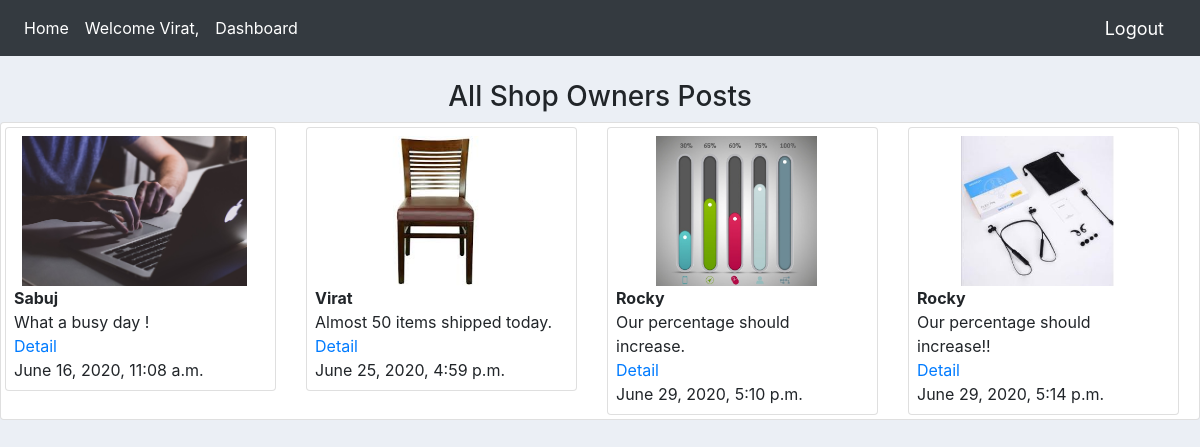
Screenshot of /shop_owners_forum/ (signed in) with the database file from the repository.
### ecmsapp/models.py (models this page shows, shortened)
class Shop_Owner_Post(models.Model):
    shop_owner = models.ForeignKey(Shop_Owner,null=True,on_delete=models.CASCADE)
    post = models.TextField(max_length=250,null=True)
    date_created = models.DateTimeField(auto_now_add=True)
    post_picutre = models.ImageField(null=True)

class Shop_Owner(models.Model):
    user = models.OneToOneField(User,null=True,blank=True,on_delete=models.CASCADE)
    name = models.CharField(max_length=128,null=True)
    phone = models.CharField(max_length=20,null=True)
    email = models.EmailField(max_length=128,null=True)
    prfile_pic = models.ImageField(default="profile1.png",null=True,blank=True)
    date_created = models.DateTimeField(auto_now_add=True)

### ecmsapp/views.py (the view)
# urls.py: path('shop_owners_forum/',views.shop_owners_forum,name='shop_owners_forum'),
@login_required(login_url='login')
def shop_owners_forum(request):
    Shop_Owner_Posts = Shop_Owner_Post.objects.all()
    return render(request,'ecmsapp/shop_owners_forum.html',{'Shop_Owner_Posts':Shop_Owner_Posts})

### ecmsapp/templates/ecmsapp/shop_owners_forum.html (shortened to what this page needs)
{% extends 'ecmsapp/main.html' %}
{% block content %}
<br>
<h3 class="text-center">All Shop Owners Posts</h3>
<div class="row ">
  <div class="card card-body pt-1 pl-1 pb-1">
    <div class="row">
      {% for Post in Shop_Owner_Posts %}
      {% if user.groups.all.0.name == "admin" %}
        <div class="col-md-3">
          <div class="card card-body  pt-2 pl-2 pb-2">
                <img class="post-pic" src="{{Post.post_picutre.url}}" alt="">
                <b>{{Post.shop_owner.name}}</b>
      {% elif request.user.username == Post.shop_owner.name %}
        <div class="col-md-3">
          <div class="card card-body  pt-2 pl-2 pb-2">
                <img class="post-pic" src="{{Post.post_picutre.url}}" alt="">
                <b>{{Post.shop_owner.name}}</b>
      {% else %}
        <div class="col-md-3">
          <div class="card card-body  pt-2 pl-2 pb-2">
                <img class="post-pic" src="{{Post.post_picutre.url}}" alt="">
                <b>{{Post.shop_owner.name}}</b>
      {% endif %}
                {{Post.post}}<br>
                <a href="{% url 'shop_owner_post_detail' Post.id %}">Detail</a>
                {{Post.date_created}}<br>
          </div>
        </div>
      {% endfor %}
</div>
{% endblock %}

### ecmsapp/templates/ecmsapp/navbar.html (shortened to what this page needs)
<nav class="navbar navbar-expand-lg navbar-dark bg-dark">
  <div class="collapse navbar-collapse" id="navbarNav">
    <ul class="navbar-nav">
      {% if request.user.is_authenticated %}
        <li class="nav-item active">
          <a class="nav-link" href="{% url 'home' %}">Home</a>
        </li>
        {% if user.groups.all.0.name == "admin" %}
          <li class="nav-item active">
            <a class="nav-link" >Welcome Admin,</a>
          </li>
          <li class="nav-item active">
            <a class="nav-link" href="{% url 'all_shops' %}" >All Shops</a>
          </li>
        {% else %}
          <li class="nav-item active">
            <a class="nav-link" >Welcome {{request.user}},</a>
          </li>
        {% endif %}
        {% if user.groups.all.0.name == "shop owner" %}
          <li class="nav-item active">
            <a class="nav-link" href="{% url 'shop_owner' request.user.shop_owner.id %}" >Dashboard</a>
          </li>
        {% endif %}
      {% else %}
        <li class="nav-item active">
          <a class="nav-link" href="{% url 'home' %}">Home</a>
        </li>
      {% endif %}
    </ul>
  </div>
  {% if request.user.is_authenticated %}
    <span ><a  class="hello-msg" href="{% url 'logout' %}">Logout</a></span>
  {% else %}
    <span ><a  class="hello-msg" href="{% url 'login' %}">Login</a></span>
    <span ><a  class="hello-msg" href="{% url 'register' %}">Sign Up</a></span>
  {% endif %}
</nav>

### static/css/main.css (style rules this page uses)
body { background-color: #ebeff5; }
html, body { height: 100%; width: 100%; margin: 0; padding: 0; }

### ecmsapp/templates/ecmsapp/navbar.html (style rules this page uses)
.hello-msg { font-size: 18px; color: #fff; margin-right: 20px; }

### ecmsapp/templates/ecmsapp/shop_owners_forum.html (style rules this page uses)
.post-pic { max-width: 250px; max-height:150px; margin: 0 auto; }

### rows the page displays
Shop_Owner_Post: post_picutre (picture), shop_owner.name "Sabuj", post "What a busy day !", date_created "June 16, 2020, 11:08 a.m."
Shop_Owner_Post: post_picutre (picture), shop_owner.name "Virat", post "Almost 50 items shipped today.", date_created "June 25, 2020, 4:59 p.m."
Shop_Owner_Post: post_picutre (picture), shop_owner.name "Rocky", post "Our percentage should increase.", date_created "June 29, 2020, 5:10 p.m."
Shop_Owner_Post: post_picutre (picture), shop_owner.name "Rocky", post "Our percentage should increase!!", date_created "June 29, 2020, 5:14 p.m."

### other values shown
{{ request.user }} "Virat"
